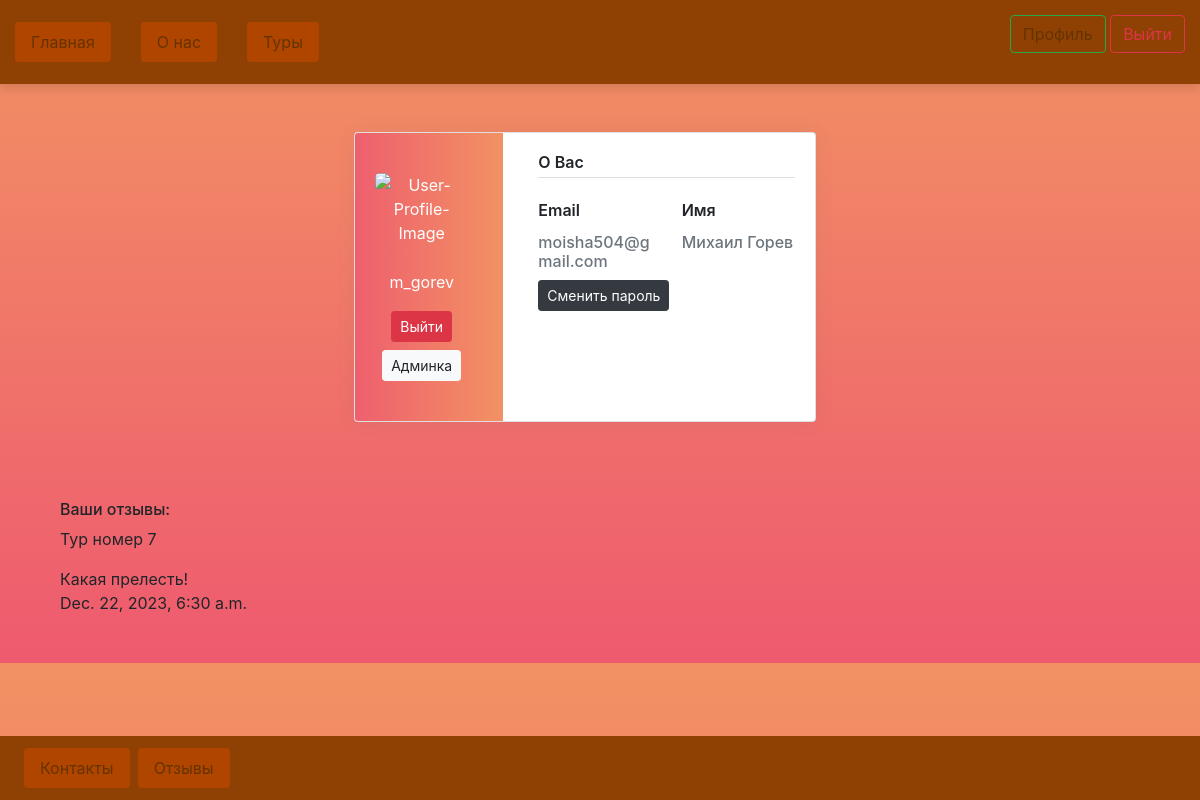
/profile (signed in), run on an earlier commit of the app's database.
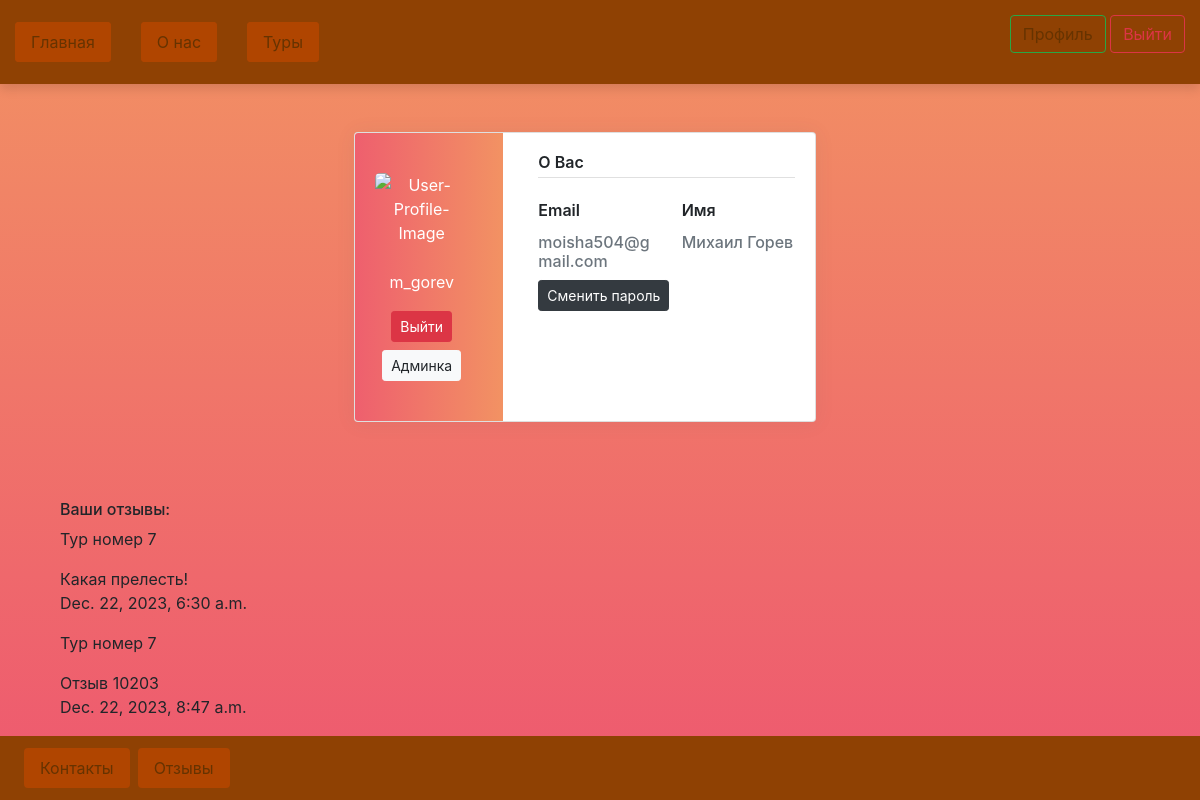
And on a later commit of the database.
### reportsPage/models.py (models this page shows, shortened)
class Feedback(models.Model):
    username = models.CharField('Имя пользователя', max_length=255, default='Имя')
    text = models.TextField('Текст отзыва', max_length=30000, default='Текст отзыва')
    tour = models.ForeignKey(Tour, on_delete=models.CASCADE, default=None, related_name='Тур')
    time = models.DateTimeField(auto_now_add=True)

### toursPage/models.py (models this page shows)
class Tour(models.Model):
    tour_id = models.IntegerField('ID тура', default=0)
    tour_name = models.CharField('Tour name', max_length=255, default='Название тура')
    duration = models.IntegerField('Длительность тура', default=0)
    number_of_tourists = models.IntegerField('Количество человек в группе', default=0)
    is_available_for_children = models.BooleanField('Подходит для детей', default=True)
    price = models.IntegerField('Стоимость', default=0)
    cat = models.ForeignKey('Category', on_delete=models.PROTECT, null=True)
    def __str__(self):
        return self.tour_name

### loginPage/views.py (the view)
# urls.py: path('profile', profile_view, name="profile"),
@login_required
def profile_view(request):
    username = User.username
    feedbacks = Feedback.objects.all()
    data = {
        'feedbacks': feedbacks
    }
    return render(request, 'profile.html', data)

### templates/profile.html (shortened to what the changed rows need)
{% extends 'layout.html' %}
{% load static %}
        {% block dependencies %}
        <link rel="stylesheet" type="text/css" href="{% static 'profile.css' %}">
        <link rel="stylesheet" href="https://maxcdn.bootstrapcdn.com/bootstrap/4.0.0/css/bootstrap.min.css">
        <link rel="stylesheet" href="https://cdnjs.cloudflare.com/ajax/libs/MaterialDesign-Webfont/3.6.95/css/materialdesignicons.css">
        {% endblock %}
    {% block content %}
        <div class="container">
            {% for el in feedbacks %}
                <div>
                {% if el.username ==  user.username %}
                    <p>
                        {{ el.tour }}
                    </p>
                    <p>
                        {{ el.text }}<br>
                        {{ el.time }}
                    </p>
                {% endif %}
                </div>
            {% endfor %}
        </div>
    {% endblock %}

What changed in the data, as far as the page shows it:
added Feedback: tour "Тур номер 7", text "Отзыв 10203", time "Dec. 22, 2023, 8:47 a.m."
